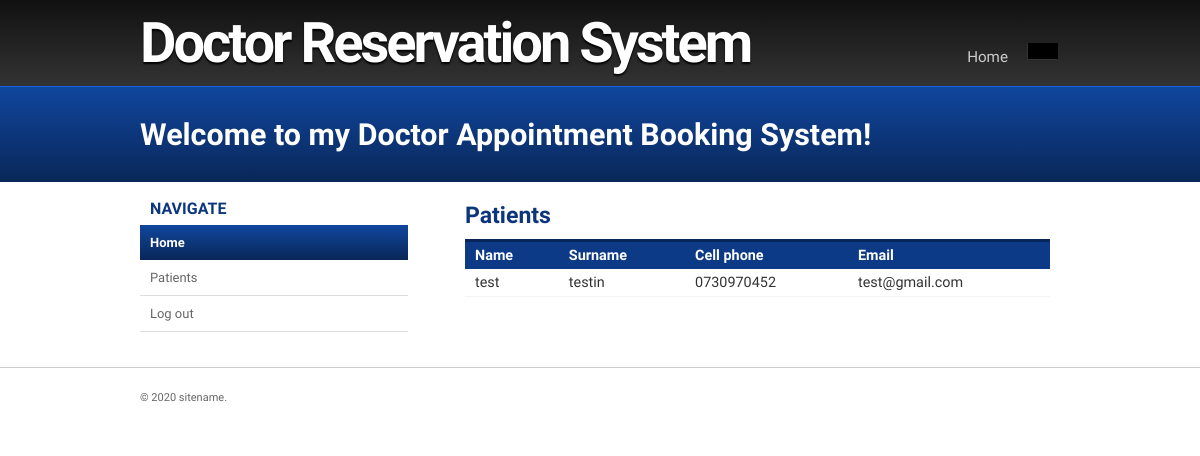
/p.php, run on the app's committed database.
### tables this page shows
CREATE TABLE `patient` (
  `patient_id` int(111) NOT NULL,
  `name` varchar(255) NOT NULL,
  `surname` varchar(255) NOT NULL,
  `email` varchar(255) NOT NULL,
  `cellno` varchar(255) NOT NULL,
  `password` varchar(255) NOT NULL
);

### p.php (the view, shortened to what this page needs)
<?php
$conn = mysqli_connect("localhost","root","","doctor");
?>
<!doctype html>
<html>
<head>
<link rel="stylesheet" href="styles.css" type="text/css" />
</head>
<body>
		<div id="sitename">
			<div class="width">
				<h1><a href="#">Doctor Reservation System</a></h1>
        <?PHP
                $name=$surname=$cellno=$staffno="";
                  ?>
				<nav>
					<ul>
        					<li><a href="pat.php">Home</a></li>
         	   				<li class="start selected end"><a href="#"><?php echo $name." ".$surname;?></a></li>
        				</ul>
				</nav>
				<div class="clear"></div>
			</div>
		</div>
		<header>
			<div class="width">
				<h2> Welcome to my Doctor Appointment Booking System!</h2>
			</div>
		</header>
		<section id="body" class="width clear">
			<aside id="sidebar" class="column-left">
				<ul>
                	<li>
						<h4>Navigate</h4>
                        <ul class="blocklist">
                            <li  class="selected-item"><a href="dr.php">Home</a></li>
                            <li ><a href="p.php">Patients</a></li>
                            <li><a href="logout.php">Log out</a></li>
                        </ul>
					</li>
				</ul>
			</aside>
			<section id="content" class="column-right">
	    <article>
				<?PHP
                  $query="SELECT * from patient";
                  $result=mysqli_query($conn,$query);
                  $rows=mysqli_num_rows($result);
                  if ($rows>0) {
                    ?>
                    <h3>Patients</h3>
                    <table cellspacing="0">
                    <tr>
                      <th>Name</th>
                        <th>Surname</th>
                        <th>Cell phone</th>
                        <th>Email</th>
                    </tr>
                    <?php
                    while ($rows=mysqli_fetch_array($result)) {
                  ?>
                    <tr>
                      <td><?php echo $rows['name'];?></td>
                    <td><?php echo $rows['surname'];?></td>
                    <td><?php echo $rows['cellno'];?></td>
                    <td><?php echo $rows['email'];?></td>
                   </tr>
                     <?php
                    }
                    ?>
                    </table>
                    <?php
                  }else{
                    ?>
                    <h3>No Patients Registered</h3>
                    <?php
                  }
                  ?>
			</article>
		</section>
	</section>
		<footer class="clear">
			<div  class="width">
				<p class="left">&copy; 2020 sitename.</p>
			</div>
		</footer>
</body>
</html>

### styles.css (style rules this page uses)
body { margin:0px auto; padding:0; font-family: 'Oxygen', 'sans-serif'; font-size: 1.0em; color:#333; background:#fff; }
* { margin:0; padding:0; }
table { width:100%; text-align:left; }
th, td { padding:5px 10px; }
th { color:#fff; border-top:3px solid #082659; background-color:#0C3A87; }
td { border-bottom:1px solid #f4f4f4; }
p { line-height:1.9em; margin-bottom:20px; }
a { color:#0D3C84; }
h1 { font-size:2.4em; }
h2 { color:#0B2F6B; font-size:1.8em; font-weight:bold; letter-spacing:-1px; padding:0 0 5px; margin:0; }
h3 { color:#0D357B; font-size:1.6em; padding-bottom:10px; }
h4 { padding-bottom:10px; font-size:1.4em; color:#0C3A85; }
ul, ol { margin:0 0 35px 35px; }
li { padding-bottom:5px; }
.width { width:920px; margin: 0 auto; }
div#sitename { background-color: #292929; background: linear-gradient(#111, #333); border-bottom: 1px solid #1563E1; }
div#sitename h1 { letter-spacing:-3px; margin:0; font-size: 3.5em; float: left; padding:10px 0 10px; }
div#sitename h1 a, div#sitename h1 a:hover { color:#fff; font-weight:bold; text-shadow:0px 2px 2px #000; text-decoration:none; }
nav { float: right; margin-top: 35px; }
nav ul { list-style: none; padding: 0; margin: 0; }
nav ul li { float: left; display: block; padding: 0; }
nav ul li a { color: #ccc; display: block; font-size: 0.95em; letter-spacing: 0; margin: 5px 3px 0; font-weight: normal; padding: 8px 15px 8px; text-decoration: none; box-shadow:-1px 1px 0 transparent; }
nav ul li.selected a, nav ul li.selected a:hover { color: #fff; background-color: #000; font-weight:bold; margin: 8px 2px 0; box-shadow: -1px 1px 0 #333; }
header { padding:30px 0 30px; margin:0 auto; background-color:#0B3170; background: linear-gradient(#10469E, #092758); }
header h2 { color:#ffffff; font-size: 1.9em; padding-bottom:0; letter-spacing:0; }
section#body { padding:10px 0; background:#fff; }
section#content { width:600px; }
.column-left { float:left; margin-right:20px; }
.column-right { float:right; }
aside#sidebar { width:268px; }
aside#sidebar ul { margin:0; padding:0; list-style:none; }
aside#sidebar li ul { margin-bottom:20px; }
aside#sidebar li ul li { display:block; padding:12px 10px; border-bottom:1px solid #ddd; color:#777; }
aside#sidebar li { color:#666; font-size: 0.9em; }
aside#sidebar li ul li a { text-decoration:none; color:#666; font-weight:normal; }
aside#sidebar li ul.blocklist li { padding:0; }
aside#sidebar li ul.blocklist li.selected-item { border-bottom:none; }
aside#sidebar li ul.blocklist li.selected-item a, aside#sidebar li ul.blocklist li.selected-item a:hover { color:#fff; font-weight:bold; background: linear-gradient(#10469E, #092758); }
aside#sidebar li ul.blocklist li a { color:#666; display:block; padding:10px 10px; }
aside#sidebar h4 { color:#0C367E; font-size:16px; text-transform:uppercase; font-weight:bold; margin:0; padding:7px 10px; }
article { padding: 10px 10px 20px 5px; font-size: 0.9em; }
footer { padding:20px 0px; color:#fff; border-top:1px solid #ccc; }
footer p { color:#666; margin:0; font-size:11px; width:50%; }
footer p.left { float:left; text-align:left; }
.clear:after { content: "."; display: block; clear: both; visibility: hidden; line-height: 0; height: 0; }
.clear { display: inline-block; }
.clear { display: block; }

### data on the page
patient: name "test", surname "testin", cellno "0730970452", email "test@gmail.com"
